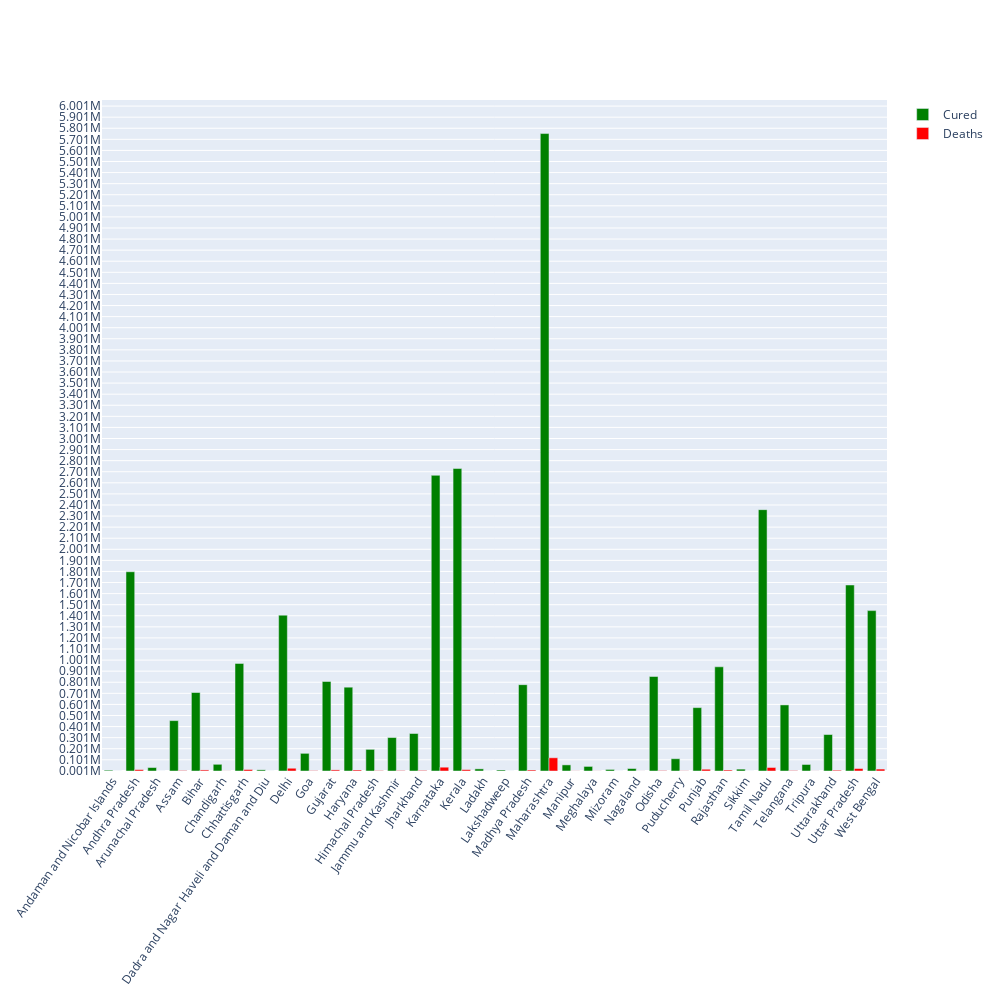

The cell this chart's notebook holds for it:
### Code cell
fig = go.Figure()
fig.add_trace(go.Bar(
    x=new_df1['State/UnionTerritory'],
    y=new_df1['Cured'],
    name='Cured',
    marker_color='green'
))
fig.add_trace(go.Bar(
    x=new_df1['State/UnionTerritory'],
    y=new_df1['Deaths'],
    name='Deaths',
    marker_color='red'
))

fig.update_yaxes(tick0=1000, dtick=100000)
fig.update_xaxes(tickwidth=3)
fig.update_layout(barmode='group', xaxis_tickangle=-55, height=1000, width=1000)
fig.show()

### Figure 1 — Plotly figure (JSON) as saved in the notebook; plotly's stock layout.template omitted (floating-point values rounded to 4 significant figures)
{"data": [{"marker": {"color": "green"}, "name": "Cured", "type": "bar", "x": ["Andaman and Nicobar Islands", "Andhra Pradesh", "Arunachal Pradesh", "Assam", "Bihar", "Chandigarh", "Chhattisgarh", "Dadra and Nagar Haveli and Daman and Diu", "Delhi", "Goa", "Gujarat", "Haryana", "Himachal Pradesh", "Jammu and Kashmir", "Jharkhand", "Karnataka", "Kerala", "Ladakh", "Lakshadweep", "Madhya Pradesh", "Maharashtra", "Manipur", "Meghalaya", "Mizoram", "Nagaland", "Odisha", "Puducherry", "Punjab", "Rajasthan", "Sikkim", "Tamil Nadu", "Telangana", "Tripura", "Uttarakhand", "Uttar Pradesh", "West Bengal"], "y": [7210, 1798380, 31189, 454726, 708231, 60446, 971057, 10459, 1406629, 159419, 807911, 756426, 195301, 301973, 338446, 2668705, 2729967, 19341, 9172, 779177, 5753290, 55257, 41349, 14096, 22486, 853012, 110838, 572008, 940465, 16903, 2358785, 596628, 58978, 329182, 1678788, 1447510]}, {"marker": {"color": "red"}, "name": "Deaths", "type": "bar", "x": ["Andaman and Nicobar Islands", "Andhra Pradesh", "Arunachal Pradesh", "Assam", "Bihar", "Chandigarh", "Chhattisgarh", "Dadra and Nagar Haveli and Daman and Diu", "Delhi", "Goa", "Gujarat", "Haryana", "Himachal Pradesh", "Jammu and Kashmir", "Jharkhand", "Karnataka", "Kerala", "Ladakh", "Lakshadweep", "Madhya Pradesh", "Maharashtra", "Manipur", "Meghalaya", "Mizoram", "Nagaland", "Odisha", "Puducherry", "Punjab", "Rajasthan", "Sikkim", "Tamil Nadu", "Telangana", "Tripura", "Uttarakhand", "Uttar Pradesh", "West Bengal"], "y": [127, 12452, 160, 4310, 9569, 807, 13407, 4, 24940, 3013, 10040, 9314, 3461, 4273, 5104, 34287, 12445, 202, 47, 8827, 119303, 1074, 797, 86, 477, 3717, 1731, 15923, 8905, 296, 31746, 3598, 660, 7068, 22336, 17475]}], "layout": {"barmode": "group", "height": 1000, "width": 1000, "xaxis": {"tickangle": -55, "tickwidth": 3}, "yaxis": {"dtick": 100000, "tick0": 1000}}}
